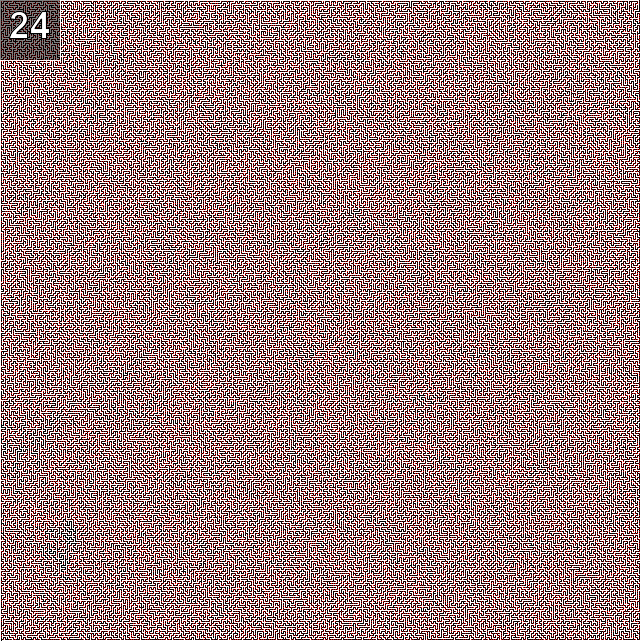
#> input picture data/maze.png, 641 x 641 px
$ python level_24.py
#> lines starting #> are read from the running program, lines starting #| are printed output that depends on the picture
# LEVEL 24
# http://www.pythonchallenge.com/pc/hex/ambiguity.html

from collections import deque

from PIL import Image

img = Image.open('data/maze.png')  # type = Image.Image
#> img is the input picture: PIL image 641x641 RGBA; mean R, G, B, A 159.1, 127.5, 127.5, 255
maze = img.load()
wall = (255, 255, 255, 255)
print(img.size)
#| (641, 641)
print(maze[640, 0])
#| (255, 255, 255, 255)
print(img.mode)
#| RGBA

# look for the start and end positions right to left (to avoid the problem number on the top left)
w, h = img.size
#> w = 641; h = 641
start, end = None, None
for x in range(w - 1, -1, -1):
    if maze[x, 0] != wall and start is None:
        start = (x, 0)
    if maze[x, h - 1] != wall and end is None:
        end = (x, h - 1)

print(start, end)
#| (639, 0) (1, 640)


# print(maze[start], maze[end])


def neighbors(pos, maze, size, visited):
    """Returns a list with the neighbors of pos not in visited."""
    x, y = pos
    w, h = size
    result = []
    for x_offset in (-1, 1):
        new_x = x + x_offset
        new_y = y
        if 0 <= new_x < w and 0 <= new_y < h and maze[new_x, new_y] != wall and (new_x, new_y) not in visited:
            result.append((new_x, new_y))
    for y_offset in (-1, 1):
        new_x = x
        new_y = y + y_offset
        if 0 <= new_x < w and 0 <= new_y < h and maze[new_x, new_y] != wall and (new_x, new_y) not in visited:
            result.append((new_x, new_y))
    return result


# [8 lines of commented-out code are left out]


def bfs(start, end, maze, size):
    """Returns a tree with positions that lead from start to end or None if no solution exists. The tree is a dict that
    represent each node as a key and it's parent (or predecessor) as a value. The visited set is also returned for
    visualization purposes."""
#> called with start = (639, 0), end = (1, 640), size = (641, 641)
    parents = {}
    visited = set()
    fringe = deque()
    fringe.append(start)
    finished = False
    while not finished:
        if len(fringe) == 0:
            return None
        node = fringe.popleft()
        visited.add(node)
        if node == end:
            return parents, visited
        for neighbor in neighbors(node, maze, size, visited):
            parents[neighbor] = node
            fringe.append(neighbor)
#> after the loop, parents = 136901 items; visited = 136899 items


tree, visited = bfs(start, end, maze, img.size)
#> tree = 136901 items; visited = 136899 items
print(len(tree))
#| 136901
print(len(visited))
#| 136899

# create a list with the solution (shortest path) from the tree
sol = deque()
child = end
#> child = (1, 640)
sol.append(child)
while True:
    parent = tree[child]
    sol.appendleft(parent)
    if parent == start:
        break
    child = parent
#> this loop made 44622 passes
#> child on passes 1 to 3: (1, 639), (1, 638), (1, 637)
print(len(sol))
#| 44623

# print([sol[i] for i in range(10)])
# print([sol[i] for i in range(len(sol) - 1, len(sol) - 11, -1)])

# fill a list of pixels and an array of the even numbered bytes (the odd ones are all zero)
pixels = []
even_bytes = bytearray()  # b'')
even = False
for i in range(len(sol)):
    if even:
        even_bytes.append(img.getpixel(sol[i])[0])
    even = not even
    pixels.append(img.getpixel(sol[i]))
#> this loop made 44623 passes
#> even on passes 1 to 3: True, False, True
#> after the loop, pixels = 44623 items

print(pixels[:10])
#| [(0, 0, 0, 255), (80, 0, 0, 255), (0, 0, 0, 255), (75, 0, 0, 255), (0, 0, 0, 255), (3, 0, 0, 255), (0, 0, 0, 255), (4, 0, 0, 255), (0, 0, 0, 255), (20, 0, 0, 255)]
print(even_bytes[:10])
#| bytearray(b'PK\x03\x04\x14\x00\x00\x00\x08\x00')

# paint visited nodes blue
visited_l = list(visited)
#> visited_l = 136899 items
for i in range(len(visited)):
    img.putpixel(visited_l[i], (0, 0, 255, 255))
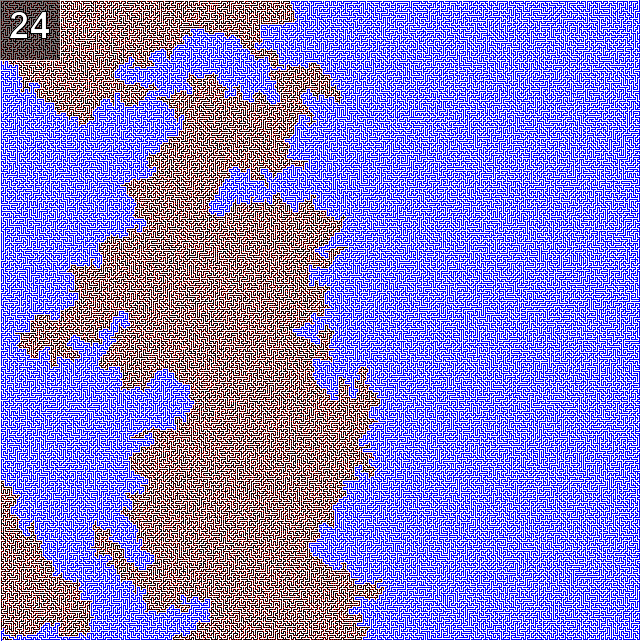
#> img: PIL image 641x641 RGBA; mean R, G, B, A 137.9, 127.5, 212.5, 255
# paint the shortest path green
for i in range(len(sol)):
    img.putpixel(sol[i], (0, 255, 0, 255))
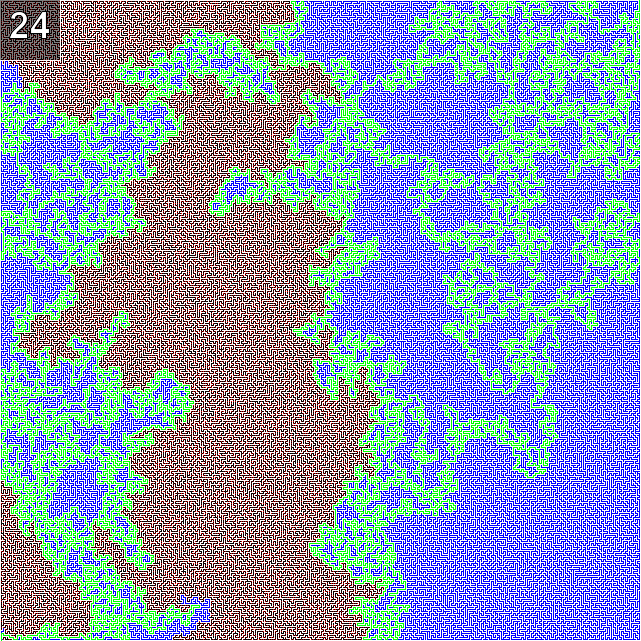
#> img: PIL image 641x641 RGBA; mean R, G, B, A 137.9, 155.2, 184.8, 255
img.save('data/maze_sol.png')

# the even bytes start with b'PK\x03\x04' which look like a zip fle
with open('data/level_24.zip', 'wb') as f:
    f.write(even_bytes)
